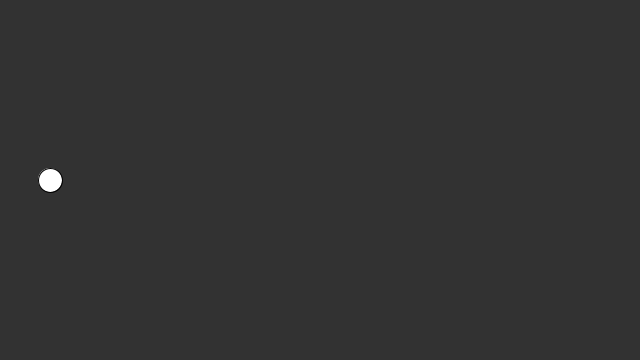
Frame 1 (no input)
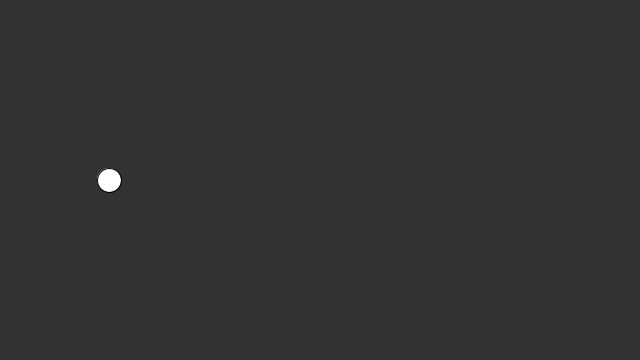
Frame 60 (the mouse pressed at the canvas centre just before this capture)
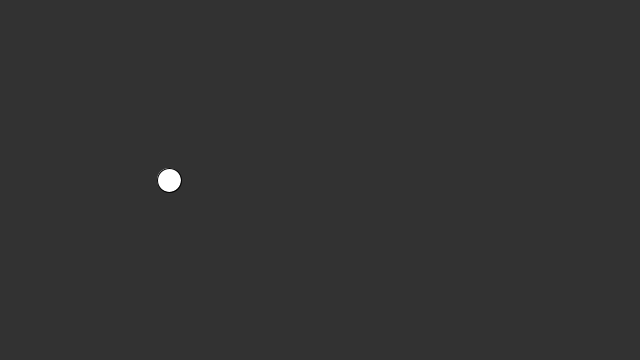
Frame 120 (the mouse held since frame 60 and released just before this capture)

The Processing sketch that drew these frames (run headless with seeded random() and noise(); from frame 60 on, the mouse is pressed at the canvas centre):

// Processing sketch: circle
// ── circle.pde
int circleX;

void setup(){
  size(640,360);
  circleX = 50;
}

void draw(){
  background(50);
  fill(255);
  ellipse(circleX, 180,24,24);
  
  circleX = circleX + 1;
  
}
